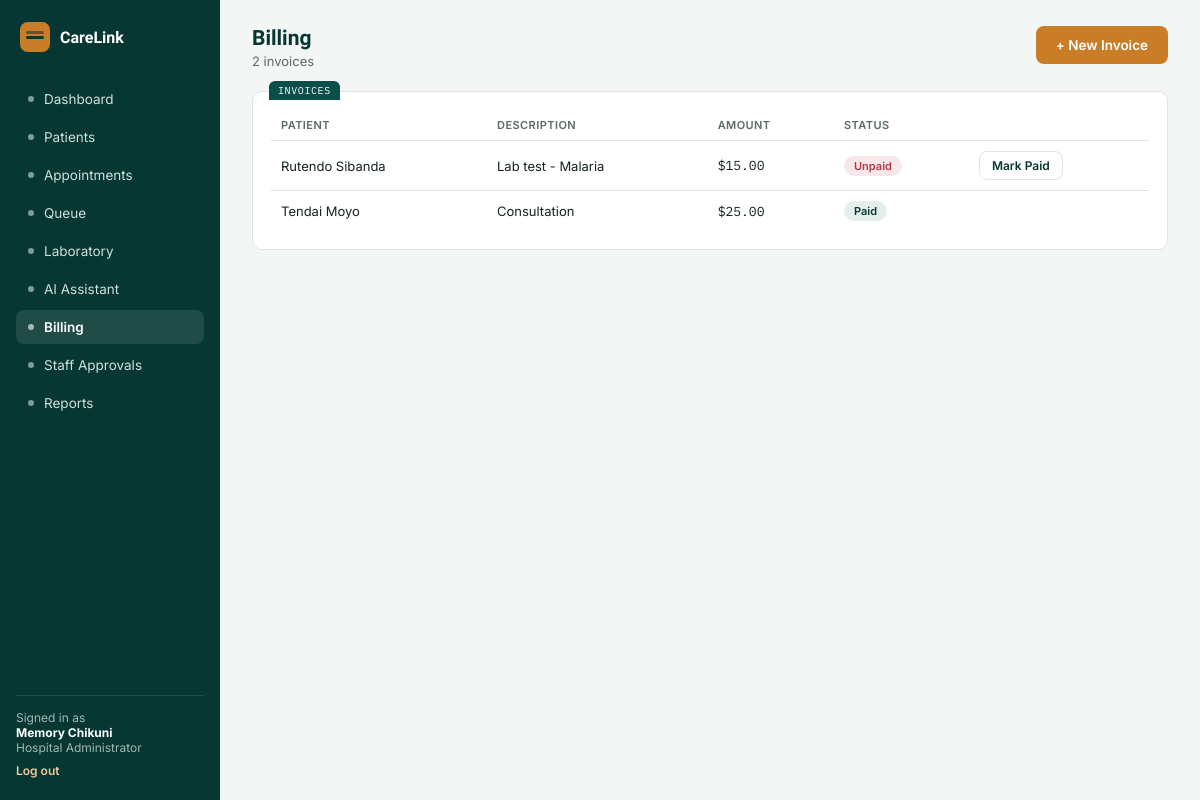
The page /billing/ (signed in) on the database its author committed.
### accounts/models.py (models this page shows, shortened)
class User(AbstractUser):
    class Role(models.TextChoices):
        ADMIN = "ADMIN", "Hospital Administrator"
        DOCTOR = "DOCTOR", "Doctor"
        RECEPTIONIST = "RECEPTIONIST", "Receptionist"
        LAB_TECHNICIAN = "LAB_TECHNICIAN", "Laboratory Technician"
    role = models.CharField(max_length=20, choices=Role.choices, default=Role.RECEPTIONIST)
    staff_id = models.CharField(max_length=20, unique=True, null=True, blank=True)
    department = models.CharField(max_length=100, blank=True)
    is_approved = models.BooleanField(
        default=False,
        help_text="Staff accounts must be approved by a Hospital Administrator before they can log in.",
    )

### billing/models.py (models this page shows, shortened)
class Invoice(models.Model):
    class Status(models.TextChoices):
        UNPAID = "UNPAID", "Unpaid"
        PAID = "PAID", "Paid"
    patient = models.ForeignKey(Patient, on_delete=models.CASCADE, related_name="invoices")
    description = models.CharField(max_length=255, help_text="e.g. Consultation, Lab test, Ward fee")
    amount = models.DecimalField(max_digits=10, decimal_places=2)
    status = models.CharField(max_length=10, choices=Status.choices, default=Status.UNPAID)
    created_at = models.DateTimeField(auto_now_add=True)
    class Meta:
        ordering = ["-created_at"]

### patients/models.py (models this page shows, shortened)
class Patient(models.Model):
    class Sex(models.TextChoices):
        FEMALE = "F", "Female"
        MALE = "M", "Male"
    patient_id = models.CharField(max_length=12, unique=True, default=generate_patient_id, editable=False)
    full_name = models.CharField(max_length=150)
    date_of_birth = models.DateField()
    sex = models.CharField(max_length=1, choices=Sex.choices)
    phone_number = models.CharField(max_length=20, blank=True)
    next_of_kin = models.CharField(max_length=150, blank=True, help_text="Name and phone number")
    allergies = models.CharField(max_length=255, blank=True)
    chronic_conditions = models.CharField(max_length=255, blank=True)
    notes = models.TextField(blank=True)
    registered_at = models.DateTimeField(auto_now_add=True)
    registered_by = models.ForeignKey(
        "accounts.User", on_delete=models.SET_NULL, null=True, related_name="patients_registered"
    )
    class Meta:
        ordering = ["-registered_at"]

### billing/views.py (the view)
# urls.py: path("billing/", bill_views.invoice_list, name="invoice_list"),
@login_required
@user_passes_test(is_front_desk_or_admin)
@require_http_methods(["GET"])
def invoice_list(request):
    invoices = Invoice.objects.select_related("patient").all()
    return render(request, "billing/list.html", {"invoices": invoices})

### billing/views.py (called while the page is built)
def is_front_desk_or_admin(user):
    return user.is_authenticated and user.role in {User.Role.ADMIN, User.Role.RECEPTIONIST}

### templates/billing/list.html (shortened to what this page needs)
{% extends "base.html" %}
{% block content %}
<div class="topbar">
  <div><h1>Billing</h1><p>{{ invoices|length }} invoice{{ invoices|length|pluralize }}</p></div>
  <a class="btn accent" href="{% url 'create_invoice' %}">+ New Invoice</a>
</div>
<div class="card tab" data-tab="INVOICES">
  <table>
    <tr><th>Patient</th><th>Description</th><th>Amount</th><th>Status</th><th></th></tr>
    {% for i in invoices %}
    <tr>
      <td>{{ i.patient.full_name }}</td>
      <td>{{ i.description }}</td>
      <td class="mono">${{ i.amount }}</td>
      <td><span class="pill {{ i.status|lower }}">{{ i.get_status_display }}</span></td>
      <td>{% if i.status == "UNPAID" %}
        <form method="post" action="{% url 'mark_paid' i.id %}" style="display:inline;">
          <button class="btn ghost small" type="submit">Mark Paid</button>
        </form>
        {% endif %}
      </td>
    </tr>
    {% empty %}
    <tr><td colspan="5" style="color:var(--muted);">No invoices yet.</td></tr>
    {% endfor %}
  </table>
</div>
{% endblock %}

### templates/base.html (shortened to what this page needs)
{% load static %}
<!DOCTYPE html>
<html lang="en">
<head>
<link rel="stylesheet" href="{% static 'css/style.css' %}">
</head>
<body>
<div class="app">
  <aside class="sidebar">
    <div class="brand"><div class="mark"></div><span>CareLink</span></div>
    {% if user.role == "ADMIN" %}
      <a class="nav-item {% if request.path == '/dashboard/' %}on{% endif %}" href="{% url 'dashboard' %}"><span class="dot"></span>Dashboard</a>
      <a class="nav-item {% if '/patients' in request.path %}on{% endif %}" href="{% url 'patient_list' %}"><span class="dot"></span>Patients</a>
      <a class="nav-item {% if '/appointments' in request.path %}on{% endif %}" href="{% url 'appointment_list' %}"><span class="dot"></span>Appointments</a>
      <a class="nav-item {% if '/queue' in request.path %}on{% endif %}" href="{% url 'queue_dashboard' %}"><span class="dot"></span>Queue</a>
      <a class="nav-item {% if '/laboratory' in request.path %}on{% endif %}" href="{% url 'lab_dashboard' %}"><span class="dot"></span>Laboratory</a>
      <a class="nav-item {% if '/assistant' in request.path %}on{% endif %}" href="{% url 'assistant_chat' %}"><span class="dot"></span>AI Assistant</a>
      <a class="nav-item {% if '/billing' in request.path %}on{% endif %}" href="{% url 'invoice_list' %}"><span class="dot"></span>Billing</a>
      <a class="nav-item {% if '/staff/pending' in request.path %}on{% endif %}" href="{% url 'pending_staff' %}"><span class="dot"></span>Staff Approvals</a>
      <a class="nav-item {% if request.path == '/reports/' %}on{% endif %}" href="{% url 'reports' %}"><span class="dot"></span>Reports</a>
    {% endif %}
    <div class="sidebar-foot">
      Signed in as<br><b style="color:#fff;">{{ user.get_full_name|default:user.username }}</b><br>{{ user.get_role_display }}
      <a href="{% url 'logout' %}">Log out</a>
    </div>
  </aside>
  <main class="main">
    {% block content %}{% endblock %}
  </main>
</div>
</body>
</html>

### static/css/style.css (style rules this page uses)
:root { --bg:#F3F6F5; --surface:#FFFFFF; --primary:#0B4F4A; --primary-dark:#073732; --primary-tint:#E4EEEC; --accent:#C97D26; --accent-tint:#FBEEE0; --danger:#B23A48; --danger-tint:#F7E7E8; --text:#16231F; --muted:#5B6B67; --border:#DCE5E2; --radius:10px; }
* { box-sizing:border-box; }
body { margin:0;background:var(--bg);color:var(--text);font-family:'Inter',Arial,sans-serif;font-size:14px; }
h1,h2,h3 { font-family:'Sora',Arial,sans-serif; }
.mono { font-family:'IBM Plex Mono',monospace; }
a { color:inherit;text-decoration:none; }
.app { display:grid;grid-template-columns:220px 1fr;min-height:100vh; }
.sidebar { background:var(--primary-dark);color:#fff;padding:22px 16px;display:flex;flex-direction:column;gap:4px; }
.brand { display:flex;align-items:center;gap:10px;margin-bottom:26px;padding:0 4px; }
.brand .mark { width:30px;height:30px;border-radius:8px;background:var(--accent);position:relative;flex:none; }
.brand .mark::after { content:"";position:absolute;left:6px;top:14px;width:18px;height:3px;background:var(--primary-dark);border-radius:2px; }
.brand .mark::before { content:"";position:absolute;left:6px;top:9px;width:18px;height:3px;background:var(--primary-dark);border-radius:2px;opacity:.55; }
.brand span { font-family:'Sora',Arial,sans-serif;font-weight:600;font-size:16px;color:#fff; }
.nav-item { display:flex;align-items:center;gap:10px;padding:9px 12px;border-radius:8px;color:#CFE0DC;font-size:13.5px; }
.nav-item.on { background:rgba(255,255,255,.1);color:#fff;font-weight:600; }
.nav-item .dot { width:6px;height:6px;border-radius:50%;background:currentColor;opacity:.6;flex:none; }
.sidebar-foot { margin-top:auto;padding-top:14px;border-top:1px solid rgba(255,255,255,.12);font-size:12px;color:#9FB8B3; }
.sidebar-foot a { display:block;margin-top:8px;color:#F3C89A;font-weight:600; }
.main { padding:26px 32px;max-width:1100px; }
.topbar { display:flex;justify-content:space-between;align-items:flex-start;margin-bottom:22px;flex-wrap:wrap;gap:12px; }
.topbar h1 { font-size:21px;margin:0 0 3px;color:var(--primary-dark); }
.topbar p { margin:0;color:var(--muted);font-size:13px; }
.card { background:var(--surface);border:1px solid var(--border);border-radius:var(--radius);position:relative;padding:18px;margin-bottom:16px; }
.card.tab::before { content:attr(data-tab);position:absolute;top:-11px;left:16px;background:var(--primary);color:#fff;font-family:'IBM Plex Mono',monospace;font-size:10px;letter-spacing:.06em;padding:3px 9px;border-radius:6px 6px 0 0; }
table { width:100%;border-collapse:collapse;font-size:13px; }
th { text-align:left;color:var(--muted);font-weight:600;font-size:11px;text-transform:uppercase;letter-spacing:.04em;padding:8px 10px;border-bottom:1px solid var(--border); }
td { padding:10px;border-bottom:1px solid var(--border); }
tr:last-child td { border-bottom:none; }
.pill { display:inline-block;padding:3px 10px;border-radius:20px;font-size:11px;font-weight:600; }
.pill.urgent,.pill.unpaid,.pill.cancelled { background:var(--danger-tint);color:var(--danger); }
.pill.ok,.pill.confirmed,.pill.paid,.pill.completed { background:var(--primary-tint);color:var(--primary-dark); }
.btn { border:none;border-radius:8px;padding:11px 20px;font-size:13.5px;font-weight:600;cursor:pointer;font-family:'Inter',Arial,sans-serif;display:inline-block; }
.btn.ghost { background:transparent;color:var(--primary-dark);border:1px solid var(--border); }
.btn.accent { background:var(--accent);color:#fff; }
.btn.small { padding:6px 12px;font-size:12px; }

### rows shown on the page
User: get_full_name "Memory Chikuni", role "Hospital Administrator"
Invoice: patient.full_name "Rutendo Sibanda", description "Lab test - Malaria", amount "15.00", status "Unpaid", shows "Mark Paid"
Invoice: patient.full_name "Tendai Moyo", description "Consultation", amount "25.00", status "Paid"

### other values the page prints
{{ invoices|length }} "2"
